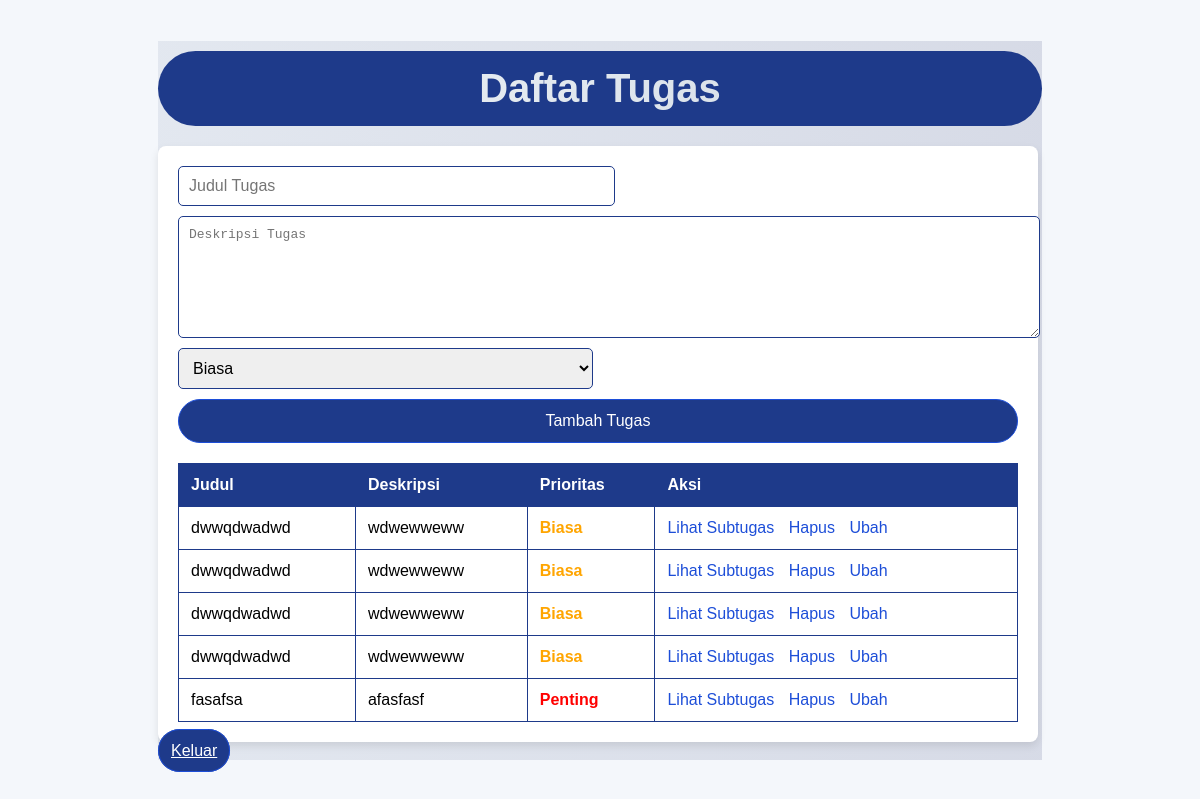
The app's page /tasks.php (signed in) with its own data.
### tables this page shows
CREATE TABLE `tasks` (
  `id` int(11) NOT NULL,
  `user_id` int(11) NOT NULL,
  `title` varchar(255) NOT NULL,
  `created_at` timestamp NOT NULL DEFAULT current_timestamp(),
  `description` varchar(100) DEFAULT NULL,
  `due_date` date DEFAULT NULL,
  `priority` enum('penting','tidak penting','biasa') DEFAULT 'penting',
  `status` enum('ditunda','belum dikerjakan','selesai') DEFAULT 'ditunda'
);

### tasks.php (the view, shortened to what this page needs)
<?php
require 'db.php';
$user_id = $_SESSION['user_id'];
$tasks = $pdo->prepare("SELECT * FROM tasks WHERE user_id = ?");
$tasks->execute([$user_id]);
?>
<!DOCTYPE html>
<html lang="id">
<head>
</head>
<body>
<div class="main-container">
    <header>
        <h1>Daftar Tugas</h1>
    </header>
    <div class="container">
        <form method="POST">
            <input type="text" name="title" placeholder="Judul Tugas" required>
            <textarea name="description" placeholder="Deskripsi Tugas"></textarea>
            <select name="priority">
                <option value="biasa" selected>Biasa</option>
            </select>
            <button type="submit">Tambah Tugas</button>
        </form>
        <table>
            <tr>
                <th>Judul</th>
                <th>Deskripsi</th>
                <th>Prioritas</th>
                <th>Aksi</th>
            </tr>
            <?php foreach ($tasks as $task): ?>
            <tr>
                <td><?= htmlspecialchars($task['title']) ?></td>
                <td><?= htmlspecialchars($task['description']) ?></td>
                <td class="<?= 'priority-' . htmlspecialchars($task['priority']) ?>">
                    <?= htmlspecialchars(ucfirst($task['priority'])) ?>
                </td>
                <td class="actions">
                    <a href="subtasks.php?task_id=<?= $task['id'] ?>">Lihat Subtugas</a>
                    <a href="delete_task.php?id=<?= $task['id'] ?>">Hapus</a>
                    <a href="edit.php?id=<?= $task['id'] ?>">Ubah</a>
                </td>
            </tr>
            <?php endforeach; ?>
        </table>
    </div>
    <a href="logout.php" class="logout-button">Keluar</a>
</div>
</body>
</html>

### tasks.php (style rules this page uses)
body { font-family: Arial, sans-serif; background-color: #f4f7fb; margin: 0; padding: 0; display: flex; justify-content: center; align-items: center; height: 100vh; }
.main-container { border: 8px solid transparent; border-radius: 15px; padding: 30px; background-image: linear-gradient(to right, #e3e8f0, #d6dae6); background-origin: border-box; background-clip: content-box, border-box; width: 80%; max-width: 1000px; box-sizing: border-box; }
header { background-color: #1e3a8a; color: #fff; padding: 15px; text-align: center; border-radius: 50px; margin-top: 10px; margin-bottom: 20px; }
h1 { font-size: 2.5em; margin: 0; background: linear-gradient(to right, #f1f5f8, #cfd8e3); -webkit-background-clip: text; color: transparent; }
.container { width: 95%; padding: 20px; background-color: #fff; border-radius: 8px; box-shadow: 0 4px 8px rgba(0, 0, 0, 0.1); }
form { display: grid; grid-template-columns: 1fr 1fr; gap: 10px; margin-bottom: 20px; }
input[type="text"], textarea, select { padding: 10px; border: 1px solid #1e3a8a; border-radius: 5px; font-size: 1em; width: 100%; transition: border-color 0.3s ease; }
textarea { grid-column: span 2; height: 100px; }
button { grid-column: span 2; padding: 12px; background-color: #1e3a8a; color: white; border: 1px solid #1d4ed8; border-radius: 25px; cursor: pointer; font-size: 16px; box-sizing: border-box; transition: background 0.3s ease, border-color 0.3s ease; }
table { width: 100%; border-collapse: collapse; margin-top: 20px; }
table, th, td { border: 1px solid #1e3a8a; }
th, td { padding: 12px; text-align: left; }
th { background-color: #1e3a8a; color: white; }
.actions a { margin-right: 10px; color: #1d4ed8; text-decoration: none; }
.logout-button { grid-column: span 2; margin-top: 10px; padding: 12px; background-color: #1e3a8a; color: white; border: 1px solid #1d4ed8; border-radius: 25px; font-size: 16px; cursor: pointer; transition: background 0.3s ease, border-color 0.3s ease; }
.priority-penting { color: red; font-weight: bold; }
.priority-biasa { color: orange; font-weight: bold; }

### records on screen
tasks: title "dwwqdwadwd", description "wdwewweww", priority "Biasa"
tasks: title "dwwqdwadwd", description "wdwewweww", priority "Biasa"
tasks: title "dwwqdwadwd", description "wdwewweww", priority "Biasa"
tasks: title "dwwqdwadwd", description "wdwewweww", priority "Biasa"
tasks: title "fasafsa", description "afasfasf", priority "Penting"
